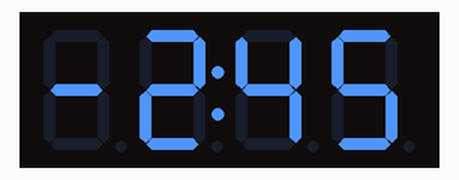
Simulated run of this sketch. Board: Arduino Uno, built with avr-gcc and run on an emulated ATmega328P. On the bench: 4-digit seven-segment display.

Above: at 0.1 s.
At 1.1 s:
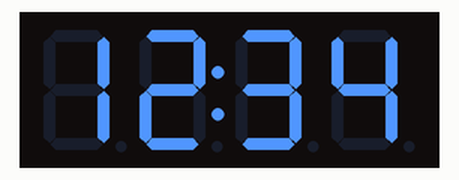

Measured:
- what the display in image 1 shows lasts 1.0 s, from 1.0 s to 2.0 s

The sketch:

Freezer.ino
```cpp
#include "TM1637.h" // Подключаем библиотеку
#define CLK 12 // К этому пину подключаем CLK
#define DIO 13 // К этому пину подключаем DIO

TM1637 disp(CLK,DIO);

void setup() // Выполняем процедуру 1 раз
{
  // Устанавливаем яркость от 0 до 7
  disp.set(5);
  disp.init(D4056A);
}

void loop() // Повторяем в бесконечном цикле
{
  disp.display(-2.45); // Выводим значение
  delay(1000); // Пауза 1 сек
  disp.display(12.34); // Выводим значение
  delay(1000); // Пауза 1 сек
}
```
